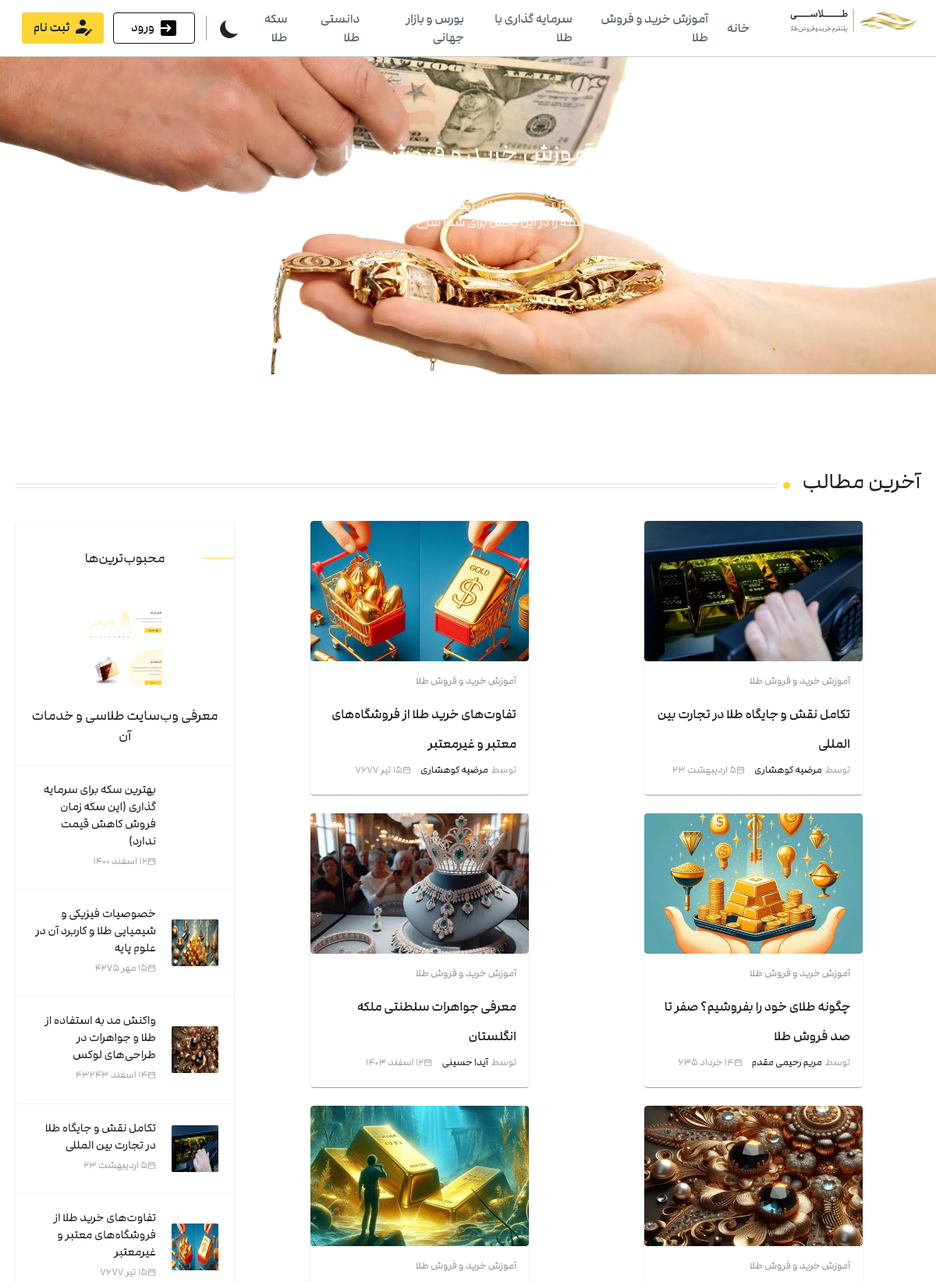
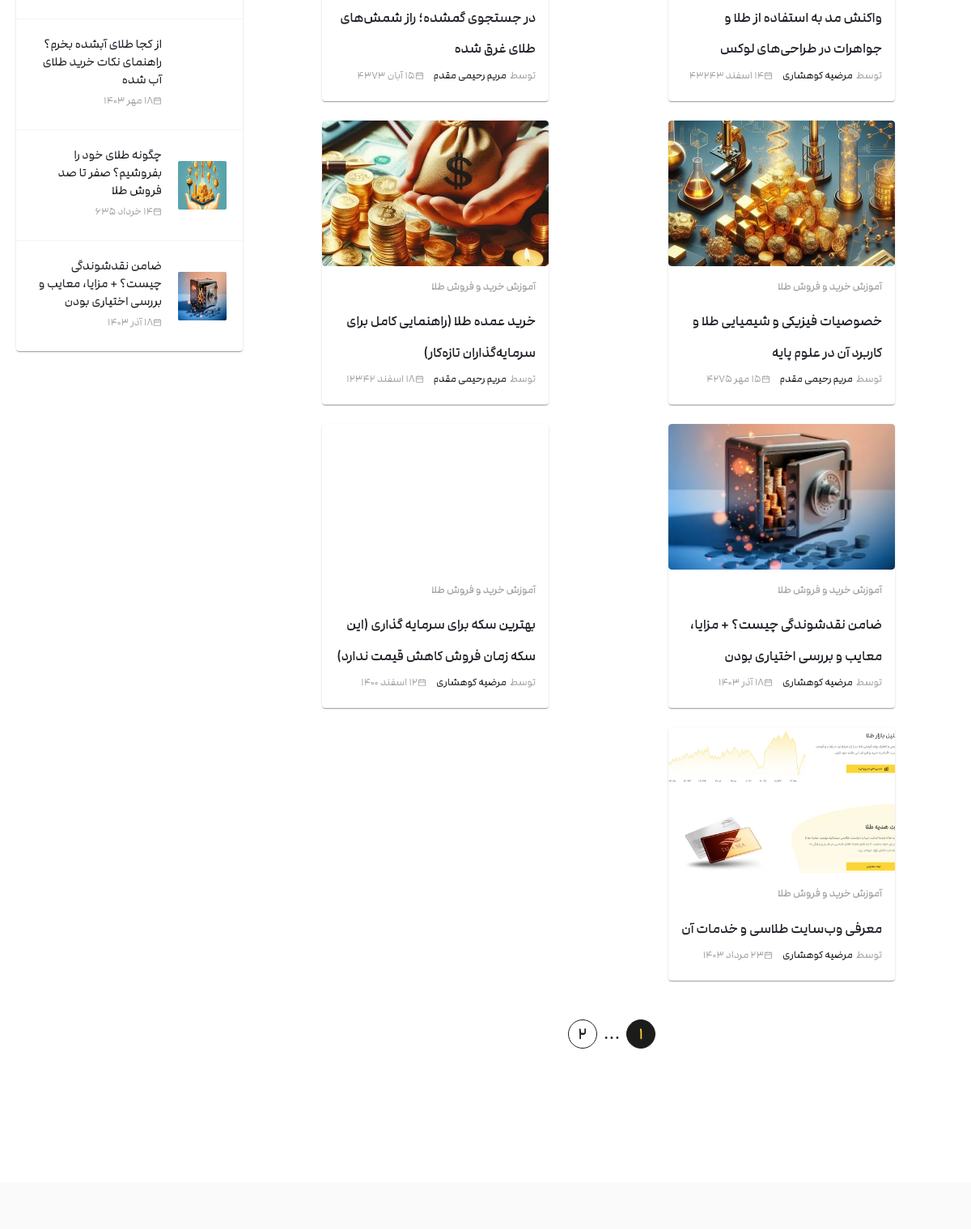
/blogs/trade (upper part), run on the app's committed database (2 pictures, top to bottom).
### blog/models.py (models this page shows, shortened)
class Blog(models.Model):
    title = models.CharField(max_length=200)
    author = models.ForeignKey("Blog_author",on_delete=models.CASCADE)
    text = MarkdownxField(null=True, blank=True)
    created = models.DateTimeField(auto_now_add=True)
    blogid = models.UUIDField(default=uuid.uuid4,primary_key=True,
                              unique=True,editable=False)
    blog_image = models.ImageField(default="golzaaar.webp")
    day = models.PositiveSmallIntegerField(
        validators=[MinValueValidator(1), MaxValueValidator(30)]
    )
    month = models.CharField(choices=MONTHS, max_length=50)
    year = models.IntegerField()
    view_count = models.PositiveIntegerField(default=0)
    subject  = models.CharField(choices=PHRASES, max_length=50,default="دانستنی طلا")

class Blog_author(models.Model):
    name = models.CharField(max_length=200)
    authorid = models.UUIDField(default=uuid.uuid4,primary_key=True,
                              unique=True,editable=False)
    discription = models.TextField(null=True,blank=True)
    author_img = models.ImageField()

### blog/views.py (the view)
# urls.py: path("blogs/trade",views.trade_gold,name = "آموزش خرید و فروش طلا"),
def trade_gold(request):
    latest = Blog.objects.filter(subject="آموزش خرید و فروش طلا").order_by("-created")
    best_rated = Blog.objects.filter(subject="آموزش خرید و فروش طلا").annotate(average_rating=Avg('ratings__rating')).order_by('-average_rating').first()
    best_rateds = Blog.objects.filter(subject="آموزش خرید و فروش طلا").annotate(average_rating=Avg('ratings__rating')).order_by('-average_rating')[1:9]
    p = Paginator(latest,11)
    page = request.GET.get("page")
    items = p.get_page(page)
    return render(request,"sell.html",{"latest" : items,"best_rated":best_rated,"best_rateds":best_rateds})

### templates/sell.html (shortened to what this page needs)
{% extends "base_blog.html" %} {% block content %} {% load static %}
<div class="big-container">
  <div class="bigin">
    <img alt="مقالات مربوط به آموزش خرید و فروش طلا" loading="lazy" width="1600"
    height="478" decoding="async" data-nimg="1" class="big_img" src="{% static "img/bigsell.webp" %}" style="color: transparent" />
    <h1 class="title_blog">آموزش خرید و فروش طلا</h1>
    <h2 class="dis_blog">
      تمامی نکات ضروری برای خرید و فروش طلای زینتی، دست دوم، جواهرات، آب شده،
      شمش و سکه را در این بخش برای شما شرح خواهیم داد.
    </h2>
  </div>
</div>
  <section class="wp-page-container">
    <div class="wp-page-content">
      <div class="allArticles_recentArticles">
        <div class="sectionTitle_sectionTopTitle">
          <h3>آخرین مطالب</h3>
          <div class="sectionTitle_titleDot"></div>
          <div class="sectionTitle_titleLines">
            <div class="sectionTitle_titleLine"></div>
            <div class="sectionTitle_titleLine"></div>
          </div>
        </div>
        <div class="allArticles_recentArticlesBody">
          <div class="allArticles_allArticles">
            <div class="allArticles_allArticlesContent">
              {% for blog in latest %}
              <div class="allArticles_contentContainer__BqTNO">
                <article class="allArticles_content__F1GyD">
                  <a
                    class="allArticles_imgContent__vW18z"
                    href="{% url "blog" blog.blogid %}"
                    ><img
                      alt="{{blog.title}}"
                      loading="lazy"
                      width="312"
                      height="244"
                      decoding="async"
                      data-nimg="1"
                      class="efect-img"
                      src="{{blog.blog_image.url}}"
                      style="color: transparent"
                  /></a>
                  <div class="allArticles_contentTexts__IJt4L">
                    <a class="main_categoryLink" href="/mag/facts"
                      >{{blog.subject}}</a
                    >
                    <h2 class="main_title__LBSV_">
                      <a
                        href="{% url "blog" blog.blogid %}"
                        class="underline-hover-effect2"
                        >{{blog.title}}</a
                      >
                    </h2>
                    <ul class="moreItem_moreData">
                      <div class="moreItem_moreDataContent__dF8j_">
                        <a
                          class="moreItem_moreDataItem__pSgI3"
                          href="/mag/@marzieh"
                          ><span>توسط</span
                          ><span class="moreItem_author2">{{blog.author.name}}</span></a
                        >
                      </div>
                      <div class="moreItem_moreDataContent__dF8j_">
                        <li class="moreItem_moreDataItem__pSgI3">
                          <img
                            alt="تاریخ انتشار مقاله"
                            loading="lazy"
                            width="11"
                            height="11"
                            decoding="async"
                            data-nimg="1"
                            src="{% static "img/calender.svg" %}"
                            style="color: transparent"
                          /><span>{{blog.day}} {{blog.month}} {{blog.year}}</span>
                        </li>
                      </div>
                    </ul>
                  </div>
                </article>
              </div>
              {% endfor %}
              </div>
              <div class="pagination_container">
                <a class="pagination_current" href="#">{{latest.number}}</a>
                {% if latest.next_page_number == latest.paginator.num_pages %}
                  <span class="pagination_dots">...</span>
                {% endif %}
                {% if latest.has_next %}
                  <a href="?page={{ latest.next_page_number }}" class="pagination_last">{{latest.next_page_number}} </a>
                {% endif %}
            </div>
          </div>
          <div class="allArticles_leftData">
            <div class="sideItem_sideItem">
              <div class="sideItem_sideTitle">
                <span>محبوب‌ترین‌ها</span>
              </div>
              <a
                class="sideItem_firstItem__GxelP"
                href="{% url "blog" best_rated.blogid %}"
                ><div class="sideItem_firstItemImg__JFAeB">
                  <img
                    alt="{{best_rated.title}}"
                    loading="lazy"
                    width="100"
                    height="100"
                    decoding="async"
                    data-nimg="1"
                    src="{{best_rated.blog_image.url}}"
                    style="color: transparent"
                  />
                </div>
                <h3>{{best_rated.title}}</h3></a
              >
              {% for best_rateds in best_rateds %}
              <a
                class="sideItem_insideItem__1CXAr"
                href="{% url "blog" best_rateds.blogid %}"
                ><div class="sideItem_sideItemImg__I3bBB">
                  <img
                    alt="{{best_rateds.title}}"
                    loading="lazy"
                    width="60"
                    height="60"
                    decoding="async"
                    data-nimg="1"
                    src="{{best_rateds.blog_image.url}}"
                    style="color: transparent"
                  />
                </div>
                <div class="sideItem_sideTexts">
                  <h3>
                    {{best_rateds.title}}
                  </h3>
                  <ul class="moreItem_moreData moreItem_onBanner__6fODc">
                    <div class="moreItem_moreDataContent__dF8j_">
                      <li class="moreItem_moreDataItem__pSgI3">
                        <img
                          alt="تاریخ انتشار مقاله"
                          loading="lazy"
                          width="11"
                          height="11"
                          decoding="async"
                          data-nimg="1"
                          src="{% static "img/calender.svg" %}"
                          style="color: transparent"
                        /><span>{{best_rateds.day}} {{best_rateds.month}} {{best_rateds.year}}</span>
                      </li>
                    </div>
                  </ul>
                </div></a
              >
              {% endfor %}
            </div>
          </div>
        </div>
      </div>
    </div>
  </section>
{% endblock content %}

### data on the page
Blog: blog_image (picture), subject "آموزش خرید و فروش طلا", title "تکامل نقش و جایگاه طلا در تجارت بین ‌المللی", author.name "مرضیه کوهشاری", month "اردیبهشت", year "23"
Blog: blog_image (picture), subject "آموزش خرید و فروش طلا", title "تفاوت‌های خرید طلا از فروشگاه‌‌های معتبر و غیرمعتبر", author.name "مرضیه کوهشاری", month "تیر", year "7677"
Blog: blog_image (picture), subject "آموزش خرید و فروش طلا", title "چگونه طلای خود را بفروشیم؟ صفر تا صد فروش طلا", author.name "مریم رحیمی مقدم", month "خرداد", year "635"
Blog: blog_image (picture), subject "آموزش خرید و فروش طلا", title "معرفی جواهرات سلطنتی ملکه انگلستان", author.name "آیدا حسینی", month "اسفند", year "1403"
Blog: blog_image (picture), subject "آموزش خرید و فروش طلا", title "واکنش مد به استفاده از طلا و جواهرات در طراحی‌های لوکس", author.name "مرضیه کوهشاری", month "اسفند", year "43243"
Blog: blog_image (picture), subject "آموزش خرید و فروش طلا", title "در جستجوی گمشده؛ راز شمش‌های طلای غرق شده", author.name "مریم رحیمی مقدم", day "15", month "آبان", year "4373"
Blog: blog_image (picture), subject "آموزش خرید و فروش طلا", title "خصوصیات فیزیکی و شیمیایی طلا و کاربرد آن در علوم پایه", author.name "مریم رحیمی مقدم", month "مهر", year "4275"
Blog: blog_image (picture), subject "آموزش خرید و فروش طلا", title "خرید عمده طلا (راهنمایی کامل برای سرمایه‌گذاران تازه‌کار)", author.name "مریم رحیمی مقدم", month "اسفند", year "12342"
Blog: blog_image (picture), subject "آموزش خرید و فروش طلا", title "ضامن نقدشوندگی چیست؟ + مزایا، معایب و بررسی اختیاری بودن", author.name "مرضیه کوهشاری", day "18", month "آذر", year "1403"
Blog: blog_image (picture), subject "آموزش خرید و فروش طلا", title "بهترین سکه برای سرمایه گذاری (این سکه زمان فروش کاهش قیمت ندارد)", author.name "مرضیه کوهشاری", month "اسفند", year "1400"
Blog: blog_image (picture), subject "آموزش خرید و فروش طلا", title "معرفی وب‌سایت طلاسی و خدمات آن", author.name "مرضیه کوهشاری", month "مرداد", year "1403"
Blog: blog_image (picture), title "از کجا طلای آبشده بخرم؟ راهنمای نکات خرید طلای آب شده", month "مهر", year "1403"

### other printed values
{{ latest.number }} "1"
{{ latest.next_page_number }} "2"
